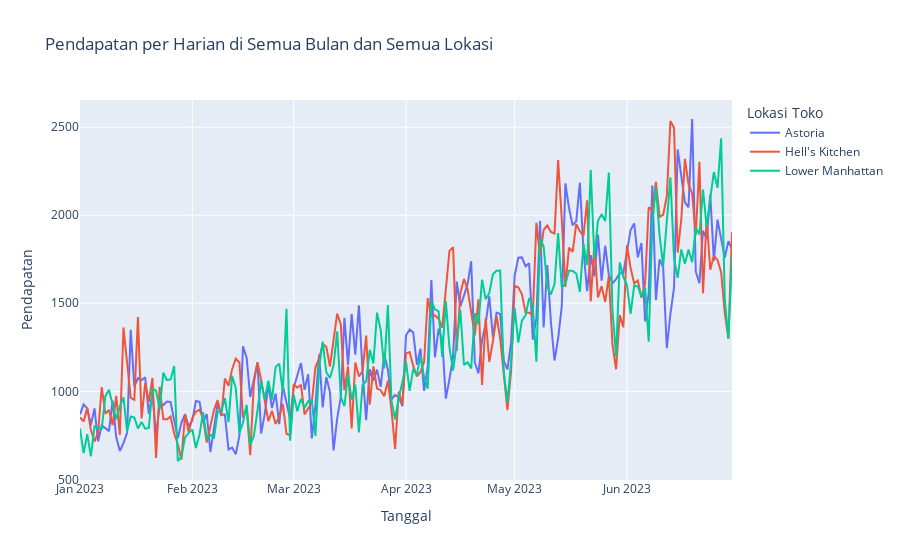

The notebook cell this image was saved under:
### Code cell
data['transaction_date'] = pd.to_datetime(data['transaction_date'], format='mixed').dt.strftime('%Y-%m-%d')
data_in_month = data.groupby(['transaction_date', 'store_location'], observed=False)['revenue'].sum().unstack().reset_index()

fig = px.line(data_in_month, x='transaction_date', y=data_in_month.columns[1:], 
            title='Pendapatan per Harian di Semua Bulan dan Semua Lokasi',
            labels={'value': 'Pendapatan', 'transaction_date': 'Tanggal', 'variable': 'Lokasi Toko'})
fig.show()

### Figure 1 — Plotly figure (JSON) as saved in the notebook; plotly's stock layout.template omitted (floating-point values rounded to 4 significant figures; data arrays with more than 128 entries replaced by an {"elided": "..."} marker saying what was removed)
{"data": [{"hovertemplate": "Lokasi Toko=Astoria<br>Tanggal=%{x}<br>Pendapatan=%{y}<extra></extra>", "legendgroup": "Astoria", "line": {"color": "#636efa", "dash": "solid"}, "marker": {"symbol": "circle"}, "mode": "lines", "name": "Astoria", "orientation": "v", "showlegend": true, "type": "scatter", "x": {"elided": "181 str values"}, "xaxis": "x", "y": {"elided": "181 float values"}, "yaxis": "y"}, {"hovertemplate": "Lokasi Toko=Hell's Kitchen<br>Tanggal=%{x}<br>Pendapatan=%{y}<extra></extra>", "legendgroup": "Hell's Kitchen", "line": {"color": "#EF553B", "dash": "solid"}, "marker": {"symbol": "circle"}, "mode": "lines", "name": "Hell's Kitchen", "orientation": "v", "showlegend": true, "type": "scatter", "x": {"elided": "181 str values"}, "xaxis": "x", "y": {"elided": "181 float values"}, "yaxis": "y"}, {"hovertemplate": "Lokasi Toko=Lower Manhattan<br>Tanggal=%{x}<br>Pendapatan=%{y}<extra></extra>", "legendgroup": "Lower Manhattan", "line": {"color": "#00cc96", "dash": "solid"}, "marker": {"symbol": "circle"}, "mode": "lines", "name": "Lower Manhattan", "orientation": "v", "showlegend": true, "type": "scatter", "x": {"elided": "181 str values"}, "xaxis": "x", "y": {"elided": "181 float values"}, "yaxis": "y"}], "layout": {"legend": {"title": {"text": "Lokasi Toko"}, "tracegroupgap": 0}, "title": {"text": "Pendapatan per Harian di Semua Bulan dan Semua Lokasi"}, "xaxis": {"anchor": "y", "domain": [0, 1], "title": {"text": "Tanggal"}}, "yaxis": {"anchor": "x", "domain": [0, 1], "title": {"text": "Pendapatan"}}}}
